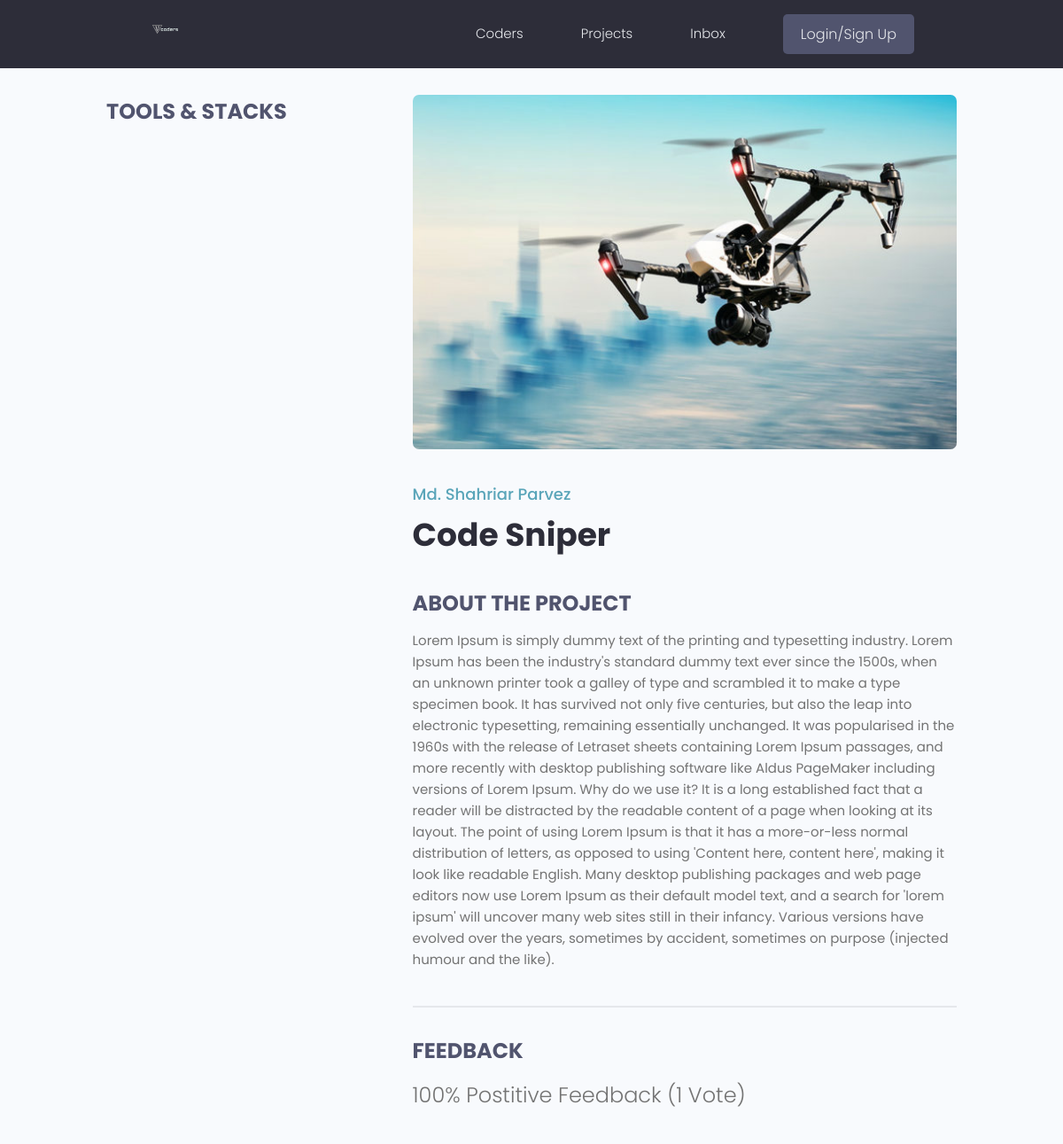
/projects/project/2f76aed6-ae22-4a0d-ba55-b21110542053/ (upper part), run on an earlier commit of the app's database.
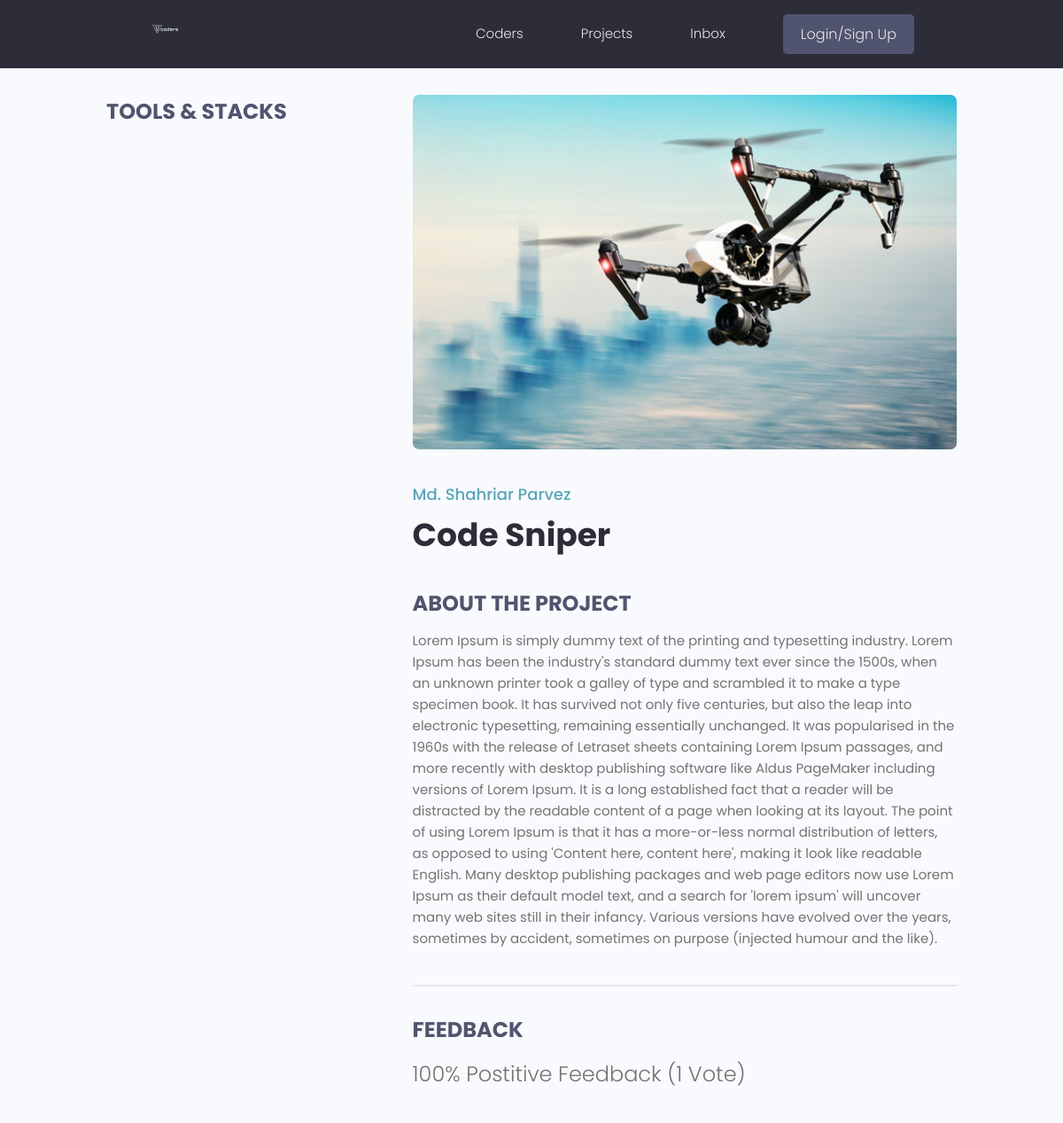
And on a later commit of the database.
### projects/models.py (models this page shows, shortened)
class Project(models.Model):
    owner = models.ForeignKey(Profile, null=True, blank=True, on_delete=models.SET_NULL)
    title = models.CharField(max_length=200)
    description = models.TextField(null=True, blank=True)
    featured_image = models.ImageField(null=True, blank=True, default="default.jpg")
    demo_link = models.CharField(max_length=2000, null=True, blank=True)
    source_link = models.CharField(max_length=2000, null=True, blank=True)
    tags = models.ManyToManyField('Tag', blank=True)
    vote_total = models.IntegerField(default=0, null=True, blank=True)
    vote_ratio = models.IntegerField(default=0, null=True, blank=True)
    created = models.DateTimeField(auto_now_add=True)
    id = models.UUIDField(default=uuid.uuid4, unique=True, primary_key=True, editable=False)
    class Meta:
        ordering = ['created']

### projects/views.py (the view)
# urls.py: path('project/<str:pk>/', views.project, name="project"),
def project(request, pk):
    projectObj = Project.objects.get(id=pk)
    return render(request, 'projects/single-project.html', {'project': projectObj})

### projects/templates/projects/single-project.html (shortened to what this page needs)
{% extends 'main.html' %}
{% block content %}
<main class="singleProject my-md">
    <div class="container">
        <div class="layout">
            <div class="column column--1of3">
                <h3 class="singleProject__subtitle">Tools & Stacks</h3>
            </div>
            <div class="column column--2of3">
                <img class="singleProject__preview" src="{{ project.featured_image.url }}" alt="portfolio thumbnail" />
                <a href="profile.html" class="singleProject__developer">Md. Shahriar Parvez</a>
                <h2 class="singleProject__title">{{project.title}}</h2>
                <h3 class="singleProject__subtitle">About the Project</h3>
                <div class="singleProject__info">
                    {{project.description}}
                </div>
                <div class="comments">
                    <h3 class="singleProject__subtitle">Feedback</h3>
                    <h5 class="project--rating">
                        {{project.vote_ratio}}% Postitive Feedback ({{project.vote_total}} Vote{{project.vote_total|pluralize:"s"}})
                    </h5>
                </div>
            </div>
        </div>
    </div>
</main>
{% endblock %}

What changed in the data, as far as the page shows it:
changed Project "Code Sniper": description "…versions of Lorem Ipsum. Why do we use it? It is a long…" → "…versions of Lorem Ipsum. It is a long…"
